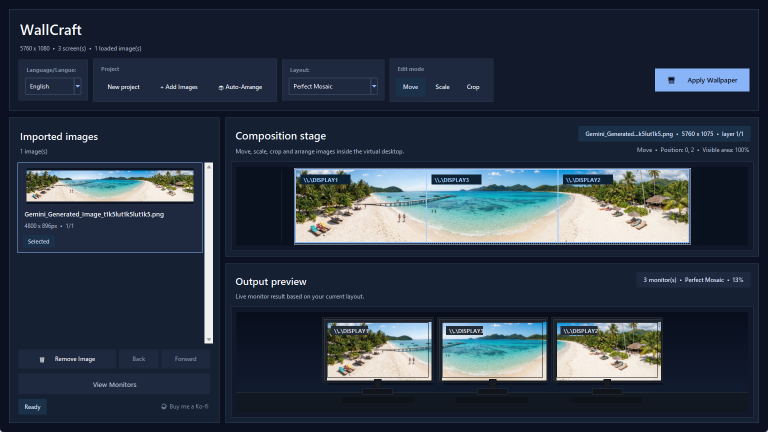
#> input picture assets/wallcraft_2026_clean.png, 1536 x 864 px (shown at 1/2 size)
$ python create_triplescreen_mockup.py assets/wallcraft_2026_clean.png
#> lines starting #> are read from the running program, lines starting #| are printed output that depends on the picture; after the words box and inside, x2 and y2 are one past the last pixel; in counts of white or black regions, pixels touching at a corner belong together
from __future__ import annotations

import argparse
from pathlib import Path

from PIL import Image, ImageChops, ImageDraw, ImageFilter, ImageFont, ImageOps


ROOT = Path(__file__).resolve().parent
DEFAULT_OUTPUT = ROOT / "html" / "assets" / "wallcraft_triplescreen_mockup.png"


def parse_args() -> argparse.Namespace:
    parser = argparse.ArgumentParser(
        description="Create a landing-page mockup showing an image inside WallCraft Pro and the result on a 3-screen setup."
    )
    parser.add_argument("source_image", help="Path to the source image to showcase.")
    parser.add_argument(
        "--output",
        default=str(DEFAULT_OUTPUT),
        help=f"Output image path. Default: {DEFAULT_OUTPUT}",
    )
    return parser.parse_args()


def load_font(size: int, bold: bool = False) -> ImageFont.FreeTypeFont | ImageFont.ImageFont:
    candidates = [
        Path(r"C:\Windows\Fonts\segoeuib.ttf") if bold else Path(r"C:\Windows\Fonts\segoeui.ttf"),
        Path(r"C:\Windows\Fonts\bahnschrift.ttf"),
        Path(r"C:\Windows\Fonts\arialbd.ttf") if bold else Path(r"C:\Windows\Fonts\arial.ttf"),
    ]
    for candidate in candidates:
        if candidate.exists():
            return ImageFont.truetype(str(candidate), size)
    return ImageFont.load_default()


def rounded_mask(size: tuple[int, int], radius: int) -> Image.Image:
    mask = Image.new("L", size, 0)
    ImageDraw.Draw(mask).rounded_rectangle((0, 0, size[0], size[1]), radius=radius, fill=255)
    return mask


def paste_rounded(base: Image.Image, overlay: Image.Image, box: tuple[int, int], radius: int) -> None:
    mask = rounded_mask(overlay.size, radius)
    base.paste(overlay, box, mask)


def contain(image: Image.Image, size: tuple[int, int], background: tuple[int, int, int]) -> Image.Image:
    target = Image.new("RGB", size, background)
    fitted = ImageOps.contain(image, size, method=Image.Resampling.LANCZOS)
    x = (size[0] - fitted.width) // 2
    y = (size[1] - fitted.height) // 2
    target.paste(fitted, (x, y))
    return target


def cover(image: Image.Image, size: tuple[int, int]) -> Image.Image:
    return ImageOps.fit(image, size, method=Image.Resampling.LANCZOS, centering=(0.5, 0.5))


def draw_shadow(base: Image.Image, rect: tuple[int, int, int, int], radius: int, blur: int, color: tuple[int, int, int, int]) -> None:
    x0, y0, x1, y1 = rect
    shadow = Image.new("RGBA", base.size, (0, 0, 0, 0))
    draw = ImageDraw.Draw(shadow)
    draw.rounded_rectangle(rect, radius=radius, fill=color)
    shadow = shadow.filter(ImageFilter.GaussianBlur(blur))
    base.alpha_composite(shadow)


def draw_card(base: Image.Image, rect: tuple[int, int, int, int], radius: int, fill: tuple[int, int, int, int], outline: tuple[int, int, int, int]) -> None:
    draw_shadow(base, rect, radius, 28, (0, 0, 0, 110))
    overlay = Image.new("RGBA", base.size, (0, 0, 0, 0))
    draw = ImageDraw.Draw(overlay)
    draw.rounded_rectangle(rect, radius=radius, fill=fill, outline=outline, width=2)
    base.alpha_composite(overlay)


def wallpaper_slices(image: Image.Image, size: tuple[int, int], screens: int) -> list[Image.Image]:
    virtual = cover(image, (size[0] * screens, size[1]))
    slices = []
    for index in range(screens):
        left = index * size[0]
        slices.append(virtual.crop((left, 0, left + size[0], size[1])))
    return slices


def text(draw: ImageDraw.ImageDraw, xy: tuple[int, int], content: str, font: ImageFont.ImageFont, fill: tuple[int, int, int], anchor: str | None = None) -> None:
    draw.text(xy, content, font=font, fill=fill, anchor=anchor)


def build_mockup(source_path: Path, output_path: Path) -> Path:
    source = Image.open(source_path).convert("RGB")
#> source is the input picture: PIL image 1536x864 RGB; mean R, G, B 44.6, 55.3, 69.9
    canvas = Image.new("RGBA", (1800, 1125), (5, 11, 19, 255))

    background = cover(source, canvas.size).filter(ImageFilter.GaussianBlur(18))
    background = ImageEnhance_like(background, brightness=0.34, saturation=0.9)
#> in ImageEnhance_like, `dark = Image.new("RGB", image.size, (0, 0, 0))`: dark: PIL image 1800x1125 RGB; every value is 0
    canvas.alpha_composite(background.convert("RGBA"))

    glow = Image.new("RGBA", canvas.size, (0, 0, 0, 0))
#> glow: PIL image 1800x1125 RGBA; every value is 0
    glow_draw = ImageDraw.Draw(glow)
    glow_draw.ellipse((30, -120, 780, 530), fill=(72, 186, 255, 34))
    glow_draw.ellipse((1110, 120, 1760, 840), fill=(79, 214, 194, 30))
    canvas.alpha_composite(glow.filter(ImageFilter.GaussianBlur(50)))

    draw = ImageDraw.Draw(canvas)
    title_font = load_font(62, bold=True)
    sub_font = load_font(26)
    label_font = load_font(24, bold=True)
    body_font = load_font(22)
    tiny_font = load_font(18)

    text(draw, (78, 66), "WallCraft Pro mockup", title_font, (238, 244, 255))
    text(draw, (80, 142), "Photo source dans le logiciel + rendu final sur 3 ecrans", sub_font, (160, 181, 206))

    left_rect = (60, 210, 860, 1005)
    right_rect = (910, 210, 1740, 1005)
    draw_card(canvas, left_rect, 36, (9, 16, 27, 220), (120, 165, 214, 60))
    draw_card(canvas, right_rect, 36, (9, 16, 27, 220), (120, 165, 214, 60))

    text(draw, (96, 246), "Dans WallCraft Pro", label_font, (231, 240, 255))
    text(draw, (96, 282), "Import, preview, mise en page et controle visuel", body_font, (153, 171, 194))

    app_rect = (92, 320, 828, 976)
    draw_card(canvas, app_rect, 28, (12, 21, 34, 245), (138, 184, 235, 44))
    bar = Image.new("RGBA", (app_rect[2] - app_rect[0], 58), (14, 24, 39, 255))
    bar_draw = ImageDraw.Draw(bar)
    bar_draw.rounded_rectangle((0, 0, bar.width - 1, bar.height - 1), radius=24, fill=(14, 24, 39, 255))
    for idx, color in enumerate(((255, 95, 86), (255, 189, 46), (39, 201, 63))):
        bar_draw.ellipse((18 + idx * 22, 18, 30 + idx * 22, 30), fill=color)
    bar_draw.text((110, 16), "WallCraft Pro", font=load_font(22, bold=True), fill=(229, 238, 252))
    canvas.alpha_composite(bar, (app_rect[0], app_rect[1]))

    sidebar = Image.new("RGBA", (140, app_rect[3] - app_rect[1] - 70), (10, 18, 29, 255))
    sidebar_draw = ImageDraw.Draw(sidebar)
    sidebar_draw.rounded_rectangle((0, 0, sidebar.width - 1, sidebar.height - 1), radius=22, fill=(10, 18, 29, 255))
    items = ["Source", "Preview", "Layouts", "Split", "Export"]
    for index, item in enumerate(items):
        top = 28 + index * 64
        fill = (92, 178, 255, 64) if index == 1 else None
        outline = (111, 193, 255, 90) if index == 1 else None
        if fill:
            sidebar_draw.rounded_rectangle((16, top - 10, sidebar.width - 16, top + 28), radius=14, fill=fill, outline=outline, width=1)
        sidebar_draw.text((28, top), item, font=tiny_font, fill=(230, 238, 252) if index == 1 else (142, 162, 189))
    canvas.alpha_composite(sidebar, (app_rect[0] + 16, app_rect[1] + 78))
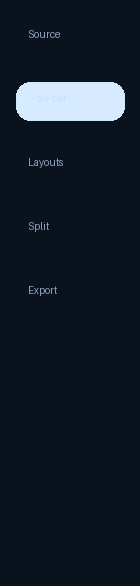
#> sidebar: PIL image 140x586 RGBA; mean R, G, B, A 14.7, 26.5, 40.7, 245.8; transparent parts drawn white

    preview_box = (app_rect[0] + 176, app_rect[1] + 82, app_rect[2] - 18, app_rect[1] + 382)
    preview_size = (preview_box[2] - preview_box[0], preview_box[3] - preview_box[1])
    preview_img = contain(source, preview_size, (14, 22, 34))
    preview_overlay = Image.new("RGBA", preview_size, (0, 0, 0, 0))
#> preview_overlay: PIL image 542x300 RGBA; every value is 0
    preview_overlay_draw = ImageDraw.Draw(preview_overlay)
    preview_overlay_draw.rounded_rectangle((0, 0, preview_size[0] - 1, preview_size[1] - 1), radius=24, outline=(138, 184, 235, 54), width=2)
    preview_img = Image.alpha_composite(preview_img.convert("RGBA"), preview_overlay)
    paste_rounded(canvas, preview_img.convert("RGB"), (preview_box[0], preview_box[1]), 24)
#> in rounded_mask, `mask = Image.new("L", size, 0)`: mask: PIL image 542x300 L; every value is 0
#> in rounded_mask, `ImageDraw.Draw(mask).rounded_rectangle((0, 0, size[0], size[1]), radiu..`:
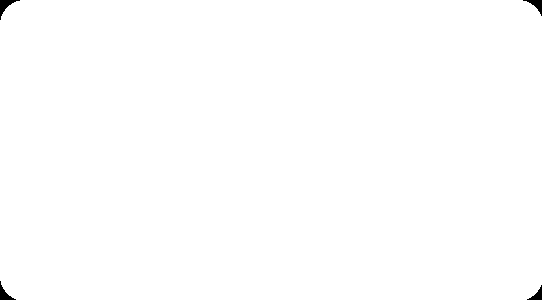
#> mask: PIL image 542x300 L; 99.7% white; 4 black regions, box (x1, y1, x2, y2) and area: (0, 0, 20, 20) 131, (523, 0, 542, 16) 111, (0, 281, 16, 300) 111, (527, 285, 542, 300) 92
#> in paste_rounded, `base.paste(overlay, box, mask)`:
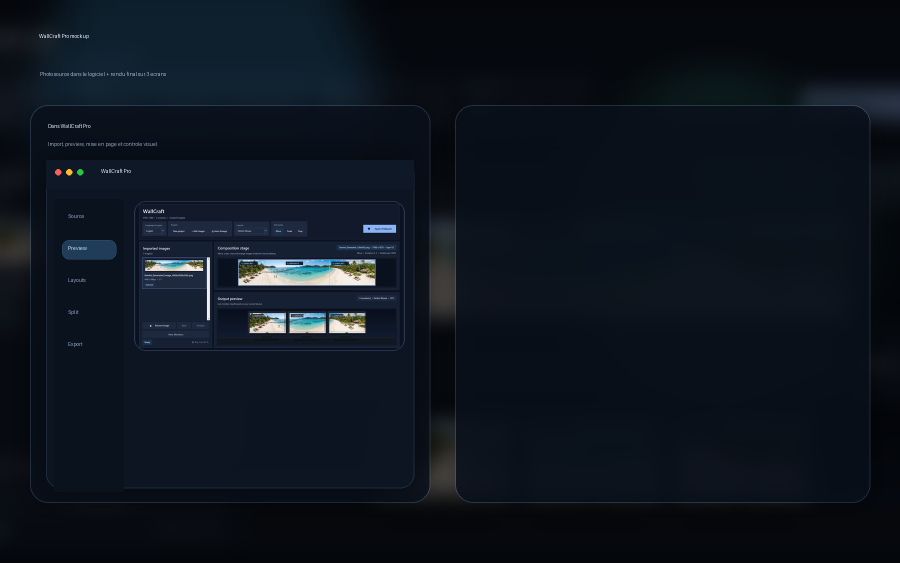
#> base: PIL image 1800x1125 RGBA (shown at 1/2 size); mean R, G, B, A 13.3, 20.4, 29.8, 255

    chips = Image.new("RGBA", (preview_size[0], 74), (0, 0, 0, 0))
#> chips: PIL image 542x74 RGBA; every value is 0
    chips_draw = ImageDraw.Draw(chips)
    chip_specs = [("Fit-inside", 0), ("3 ecrans", 150), ("No crop", 280)]
    for label, left in chip_specs:
        chips_draw.rounded_rectangle((left, 12, left + 126, 52), radius=18, fill=(16, 29, 46, 220), outline=(118, 164, 214, 55), width=1)
        chips_draw.text((left + 18, 24), label, font=tiny_font, fill=(225, 234, 248))
    canvas.alpha_composite(chips, (preview_box[0] + 18, preview_box[1] + preview_size[1] - 66))
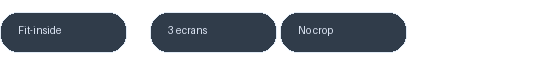
#> chips: PIL image 542x74 RGBA; mean R, G, B, A 9.4, 14.9, 21.8, 77.5; transparent parts drawn white

    strip_y = app_rect[1] + 420
    strip_x = app_rect[0] + 176
    thumb_size = (160, 110)
    thumbs = wallpaper_slices(source, thumb_size, 3)
#> call 2 of cover, with size = (480, 110)
#> in cover (call 2), `return ImageOps.fit(image, size, method=Image.Resampling.LANCZOS, cent..`:
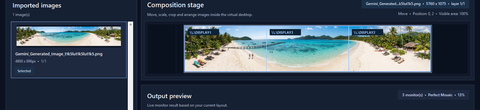
#> returned value: PIL image 480x110 RGB; mean R, G, B 59.9, 72.1, 84.8
#> after the loop in wallpaper_slices, `for index in range(screens):`: slices = 3 items
#> thumbs = 3 items
    for idx, thumb in enumerate(thumbs):
        thumb_rect = (strip_x + idx * 174, strip_y)
        thumb_card = contain(thumb, thumb_size, (13, 21, 32))
        paste_rounded(canvas, thumb_card, thumb_rect, 18)
        overlay = Image.new("RGBA", thumb_size, (0, 0, 0, 0))
        overlay_draw = ImageDraw.Draw(overlay)
        overlay_draw.rounded_rectangle((0, 0, thumb_size[0] - 1, thumb_size[1] - 1), radius=18, outline=(138, 184, 235, 46), width=2)
        canvas.alpha_composite(overlay, thumb_rect)
        text(draw, (thumb_rect[0] + 14, thumb_rect[1] + thumb_size[1] + 8), f"Ecran {idx + 1}", tiny_font, (150, 170, 195))
#> this loop made 3 passes
#> thumb_rect on passes 1 to 3: (268, 740), (442, 740), (616, 740)
#> pass 1, in contain (call 2), `fitted = ImageOps.contain(image, size, method=Image.Resampling.LANCZOS)`:
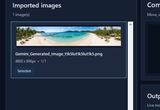
#> fitted: PIL image 160x110 RGB; mean R, G, B 48, 58.9, 75
#> pass 1, in paste_rounded (call 2), `mask = rounded_mask(overlay.size, radius)`:
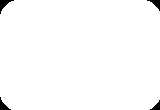
#> mask: PIL image 160x110 L; 98.6% white; 4 black regions, box (x1, y1, x2, y2) and area: (0, 0, 14, 14) 74, (147, 0, 160, 11) 60, (0, 97, 11, 110) 60, (150, 100, 160, 110) 47

    note_box = (app_rect[0] + 176, app_rect[1] + 552, app_rect[2] - 18, app_rect[3] - 18)
    note = Image.new("RGBA", (note_box[2] - note_box[0], note_box[3] - note_box[1]), (12, 20, 32, 245))
    note_draw = ImageDraw.Draw(note)
    note_draw.rounded_rectangle((0, 0, note.width - 1, note.height - 1), radius=24, fill=(12, 20, 32, 245), outline=(138, 184, 235, 38), width=1)
    note_draw.text((22, 22), "Setup detecte", font=label_font, fill=(233, 240, 250))
    note_draw.text((22, 58), "3 x 16:9 | Split export | Wallpaper preview ready", font=body_font, fill=(156, 176, 201))
    canvas.alpha_composite(note, (note_box[0], note_box[1]))

    text(draw, (946, 246), "Resultat sur 3 ecrans", label_font, (231, 240, 255))
    text(draw, (946, 282), "Mockup d'un setup triple ecran avec la meme photo appliquee", body_font, (153, 171, 194))

    stage_rect = (942, 330, 1708, 968)
    draw_card(canvas, stage_rect, 28, (10, 17, 28, 245), (138, 184, 235, 44))

    wall = Image.new("RGBA", (stage_rect[2] - stage_rect[0], stage_rect[3] - stage_rect[1]), (8, 13, 20, 255))
    wall_draw = ImageDraw.Draw(wall)
    for y in range(0, wall.height, 24):
        wall_draw.line((0, y, wall.width, y), fill=(255, 255, 255, 7), width=1)
    canvas.alpha_composite(wall, (stage_rect[0], stage_rect[1]))

    monitor_inner = (218, 124)
    monitor_gap = 24
    monitor_top = stage_rect[1] + 120
    total_width = monitor_inner[0] * 3 + monitor_gap * 2
    start_x = stage_rect[0] + (stage_rect[2] - stage_rect[0] - total_width) // 2
    slices = wallpaper_slices(source, monitor_inner, 3)
#> slices = 3 items

    for idx, slice_img in enumerate(slices):
        outer_x = start_x + idx * (monitor_inner[0] + monitor_gap)
        outer_y = monitor_top
        outer_rect = (outer_x - 10, outer_y - 10, outer_x + monitor_inner[0] + 10, outer_y + monitor_inner[1] + 10)
        draw_card(canvas, outer_rect, 24, (6, 10, 16, 255), (180, 196, 219, 50))
        paste_rounded(canvas, slice_img, (outer_x, outer_y), 16)

        bezel = Image.new("RGBA", (monitor_inner[0], monitor_inner[1]), (0, 0, 0, 0))
        bezel_draw = ImageDraw.Draw(bezel)
        bezel_draw.rounded_rectangle((0, 0, monitor_inner[0] - 1, monitor_inner[1] - 1), radius=16, outline=(186, 198, 216, 32), width=2)
        canvas.alpha_composite(bezel, (outer_x, outer_y))

        stand = Image.new("RGBA", (120, 120), (0, 0, 0, 0))
        stand_draw = ImageDraw.Draw(stand)
        stand_draw.rounded_rectangle((48, 0, 72, 48), radius=12, fill=(26, 35, 48, 255))
        stand_draw.rounded_rectangle((18, 48, 102, 62), radius=8, fill=(36, 45, 60, 255))
        stand_draw.rounded_rectangle((34, 62, 86, 100), radius=10, fill=(28, 37, 50, 255))
        canvas.alpha_composite(stand, (outer_x + (monitor_inner[0] - 120) // 2, outer_y + monitor_inner[1] + 12))
#> this loop made 3 passes
#> (outer_x, outer_rect) on passes 1 to 3: (974, (964, 440, 1202, 584)), (1216, (1206, 440, 1444, 584)), (1458, (1448, 440, 1686, 584))

    label_band = Image.new("RGBA", (430, 54), (14, 24, 39, 220))
    label_band_draw = ImageDraw.Draw(label_band)
    label_band_draw.rounded_rectangle((0, 0, label_band.width - 1, label_band.height - 1), radius=20, fill=(14, 24, 39, 220), outline=(138, 184, 235, 45), width=1)
    label_band_draw.text((22, 14), "Panorama applique en triple ecran | 5760 x 1080", font=tiny_font, fill=(229, 238, 252))
    canvas.alpha_composite(label_band, (stage_rect[0] + 166, stage_rect[3] - 114))

    output_path.parent.mkdir(parents=True, exist_ok=True)
    canvas.convert("RGB").save(output_path, quality=95)
    return output_path


def ImageEnhance_like(image: Image.Image, brightness: float, saturation: float) -> Image.Image:
    gray = ImageOps.grayscale(image).convert("RGB")
    image = Image.blend(gray, image, saturation)
    dark = Image.new("RGB", image.size, (0, 0, 0))
    return Image.blend(dark, image, brightness)


def main() -> None:
    args = parse_args()
    source_path = Path(args.source_image).expanduser().resolve()
    output_path = Path(args.output).expanduser().resolve()

    if not source_path.exists():
        raise SystemExit(f"Source image not found: {source_path}")

    result = build_mockup(source_path, output_path)
    print(result)


if __name__ == "__main__":
    main()

$ run again, on assets/wallcraft_app_redesign_concept.png
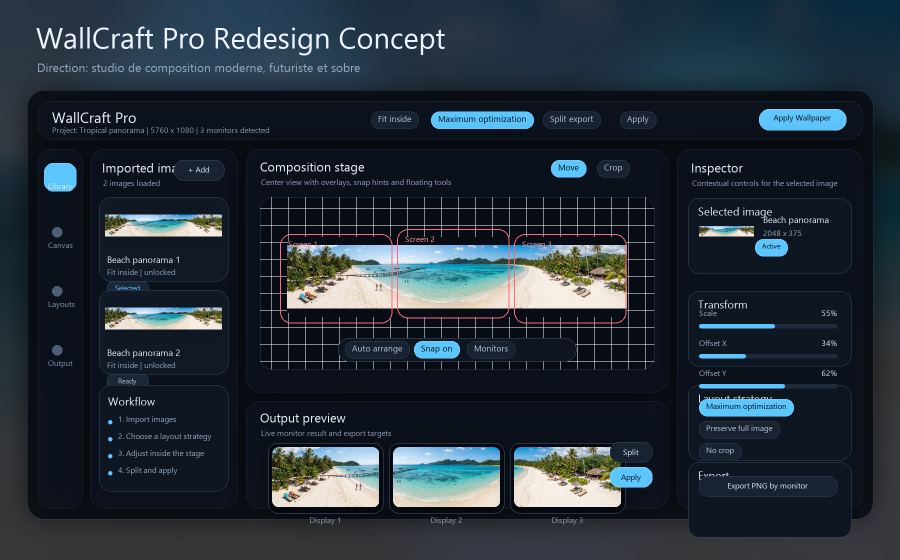
#> input picture assets/wallcraft_app_redesign_concept.png, 1800 x 1120 px (shown at 1/2 size)
#> in build_mockup, source is the input picture: PIL image 1800x1120 RGB; mean R, G, B 37.9, 48.8, 58.7
#> dark: PIL image 1800x1125 RGB; every value is 0
#> preview_overlay: PIL image 542x300 RGBA; every value is 0
#> in cover (call 2), `return ImageOps.fit(image, size, method=Image.Resampling.LANCZOS, cent..`:
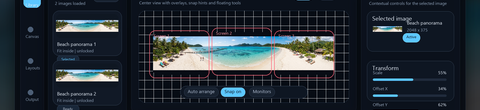
#> returned value: PIL image 480x110 RGB; mean R, G, B 40.8, 49.6, 57.6
#> after the loop in wallpaper_slices, `for index in range(screens):`: slices = 3 items
#> the loop in build_mockup, `for idx, thumb in enumerate(thumbs):` made 3 passes
#> thumb_rect on passes 1 to 3: (268, 740), (442, 740), (616, 740)
#> pass 1, in contain (call 2), `fitted = ImageOps.contain(image, size, method=Image.Resampling.LANCZOS)`:
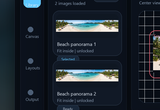
#> fitted: PIL image 160x110 RGB; mean R, G, B 31.7, 40.4, 49.1
#> the loop in build_mockup, `for idx, slice_img in enumerate(slices):` made 3 passes
#> (outer_x, outer_rect) on passes 1 to 3: (974, (964, 440, 1202, 584)), (1216, (1206, 440, 1444, 584)), (1458, (1448, 440, 1686, 584))
